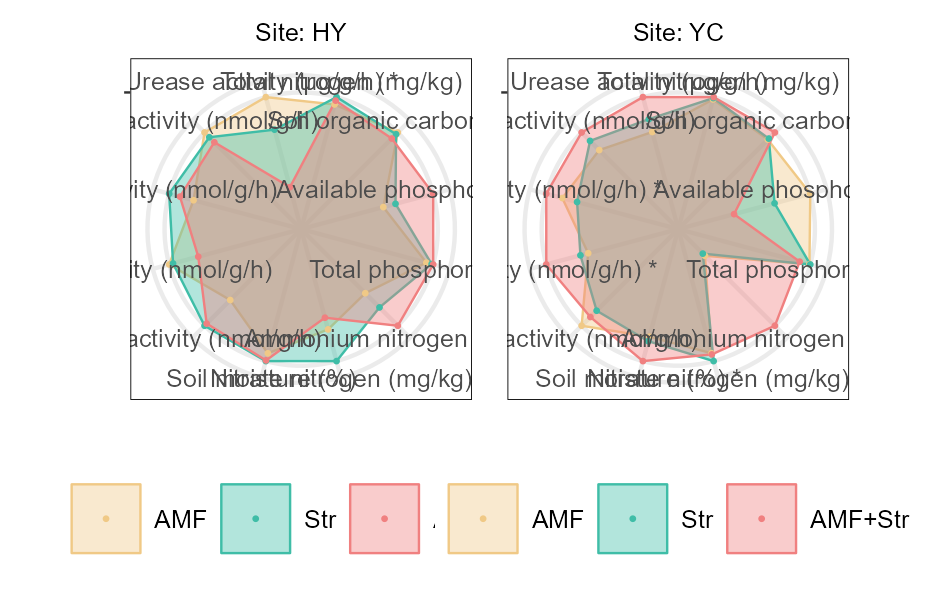

Recreate this plot in R.
# ============================================================================
# Fig.1B_Soil: Soil properties + enzyme activity overlapping radar plot (AMF/Str/AMF+Str, HY vs YC)
# ============================================================================
library(dplyr)
library(tidyr)
library(agricolae)
library(ggiraphExtra)
library(scales)
library(ggplot2)
library(patchwork)

out_root <- "C:/Users/ADMIN/Desktop/Co-inoculation/Fig.1"
dir.create(out_root, showWarnings = FALSE, recursive = TRUE)
setwd(out_root)

# ---------- 1. Data preparation ----------
df <- read.csv("data/soil_properties_topsoil.csv", header = TRUE)
df <- df[grepl("Topsoil", df$Niche), ]
df <- df[grepl("AMF|Str|AMF+Str", df$Treatment), ]
df$Treatment <- factor(df$Treatment, levels = c("AMF", "Str", "AMF+Str"))
df$X52um <- NULL; df$X52.250um <- NULL; df$X250um <- NULL

var_units <- c(
  "TN"       = "Total nitrogen (mg/kg)",
  "SOC"      = "Soil organic carbon (g/kg)",
  "AP"       = "Available phosphorus (mg/kg)",
  "TP"       = "Total phosphorus (mg/kg)",
  "NH4"      = "Ammonium nitrogen (mg/kg)",
  "NO3"      = "Nitrate nitrogen (mg/kg)",
  "Moisture" = "Soil moisture (%)",
  "NAG"      = "NAG activity (nmol/g/h)",
  "BG"       = "BG activity (nmol/g/h)",
  "LAP"      = "LAP activity (nmol/g/h)",
  "AKP"      = "AKP activity (nmol/g/h)",
  "Urease"   = "Urease activity (μg/g/h)"
)
vars <- names(var_units)

colors <- c("#F0C986", "#3FBDA7", "#F08080")
names(colors) <- levels(df$Treatment)

# ---------- 2. Multiple comparison ----------
compute_letters <- function(data, variable) {
  formula <- as.formula(paste(variable, "~ Treatment"))
  model <- aov(formula, data = data)
  hsd <- HSD.test(model, "Treatment", group = TRUE, alpha = 0.05)
  groups <- hsd$groups
  letter_col <- colnames(groups)[2]
  means <- hsd$means
  res <- data.frame(
    Treatment = rownames(groups),
    mean = groups[[1]],
    groups = groups[[letter_col]],
    se = means[rownames(groups), "se"],
    stringsAsFactors = FALSE
  )
  rownames(res) <- NULL
  return(res)
}

plot_data <- list()
for (site in c("HY", "YC")) {
  site_data <- filter(df, Site == site)
  for (var in vars) {
    stats <- compute_letters(site_data, var)
    stats$Variable <- var
    stats$Site <- site
    plot_data[[length(plot_data) + 1]] <- stats
  }
}
plot_data <- bind_rows(plot_data)
plot_data$Variable <- factor(plot_data$Variable, levels = vars)

# ---------- 3. Prepare radar plot data ----------
prepare_radar_data <- function(site_name) {
  site_data <- plot_data %>% filter(Site == site_name)
  wide <- site_data %>%
    dplyr::select(Treatment, Variable, mean) %>%
    pivot_wider(names_from = Variable, values_from = mean)

  mat <- as.matrix(wide[, -1])
  rownames(mat) <- wide$Treatment

  scale_to_max <- function(x) {
    if (max(x) == 0) return(rep(0, length(x)))
    x / max(x)
  }
  mat_scaled <- apply(mat, 2, scale_to_max)

  df_radar <- as.data.frame(mat_scaled)
  df_radar$Treatment <- rownames(df_radar)
  rownames(df_radar) <- NULL

  sig_check <- site_data %>%
    group_by(Variable) %>%
    summarise(sig = !(length(unique(groups)) == 1)) %>%
    ungroup() %>%
    mutate(Variable = as.character(Variable))
  sig_vec <- setNames(sig_check$sig, sig_check$Variable)

  new_names <- sapply(colnames(df_radar), function(v) {
    if (v == "Treatment") return("Treatment")
    label <- var_units[v]
    if (!is.na(sig_vec[v]) && sig_vec[v]) label <- paste0(label, " *")
    return(label)
  })
  colnames(df_radar) <- new_names
  return(df_radar)
}

# ---------- 4. Plot ----------
plot_radar_overlay <- function(site_name) {
  df_radar <- prepare_radar_data(site_name)
  df_radar$Treatment <- factor(df_radar$Treatment, levels = c("AMF", "Str", "AMF+Str"))
  treat_levels <- levels(df_radar$Treatment)
  col <- colors[treat_levels]

  p <- ggRadar(data = df_radar,
               aes(color = Treatment, fill = Treatment),
               rescale = FALSE, legend.position = "bottom",
               size = 0.4, alpha = 0.4)

  p <- p +
    scale_fill_manual(values = col) +
    scale_color_manual(values = col) +
    scale_y_continuous(limits = c(0, 1), breaks = 1) +
    theme_bw(base_size = 6) +
    theme(
      panel.background = element_blank(),
      panel.border = element_rect(linewidth = 0.2, color = "black"),
      panel.grid.major = element_line(linewidth = 0.5),
      axis.text = element_text(size = 6, color = "grey30"),
      axis.text.y = element_blank(),
      axis.line = element_blank(),
      legend.position = "bottom",
      legend.title = element_blank(),
      legend.text = element_text(size = 6),
      plot.margin = margin(0, 0, 0, 0, "cm")
    ) +
    ggtitle(paste("Site:", site_name)) +
    theme(plot.title = element_text(size = 6, hjust = 0.5, face = "plain"))
  return(p)
}

p_hy <- plot_radar_overlay("HY")
p_yc <- plot_radar_overlay("YC")
combined <- p_hy + p_yc + plot_annotation(tag_levels = NULL)
combined
ggsave(file.path(out_root, "Fig.1B_Soil_radar.pdf"), combined, width = 80, height = 50, units = "mm")
ggsave(file.path(out_root, "Fig.1B_Soil_radar.png"), combined, width = 80, height = 50, units = "mm", dpi = 300)
cat("Fig.1B_Soil saved\n")
